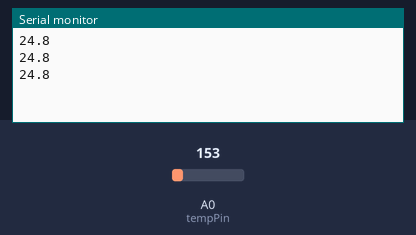
Recording of a sketch running on a simulated Arduino Uno, built with avr-gcc and run on an emulated ATmega328P. Parts: the last lines printed to the serial monitor. Inputs (shaded band) come from the test bench; at power-on: A0 (tempPin) = 153.

Above: at 1.2 s.
1.3 s: A0 (tempPin) set to 165
At 1.8 s:
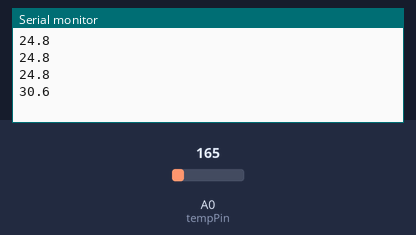
2.8 s: A0 (tempPin) set to 175
At 3.4 s:
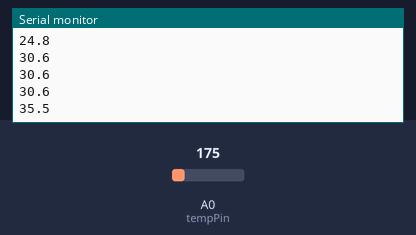
Timing chart, 0 to 5.8 s (numbered marks = the images above; inputs shaded):
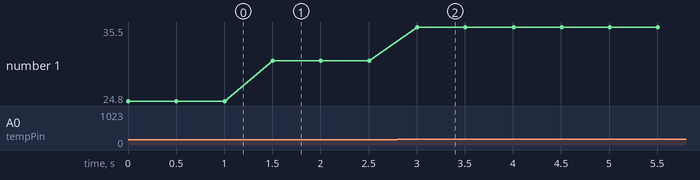

The sketch:

Temp_Sensor.ino
```cpp
const int tempPin = 0;

void setup() {
  // put your setup code here, to run once:
  Serial.begin(9600);
}

void loop() {
  // put your main code here, to run repeatedly:

  float temp = getExtTemp();
  Serial.print(temp,1);
  delay(500);

  Serial.println();
}

/**
* The main sensor function
* Returns the external temperature in degrees Celcius to a single decimal place
* Accuracy: +-3/4 degrees
**/
float getExtTemp()
{
  int millivolts = round(analogRead(tempPin)*(5000.0/1023.0));
  float temp = (millivolts-500)/10.0;
  return temp;
}
```

Measured:
- after the input at 1.3 s, the serial monitor: prints a new line after 0.20 s (image 1)
- after the input at 2.8 s, the serial monitor: prints a new line after 0.21 s (image 2)
- plotted number 1: 24.8 → 30.6 after the input at 1.3 s, 30.6 → 35.5 after the input at 2.8 s
